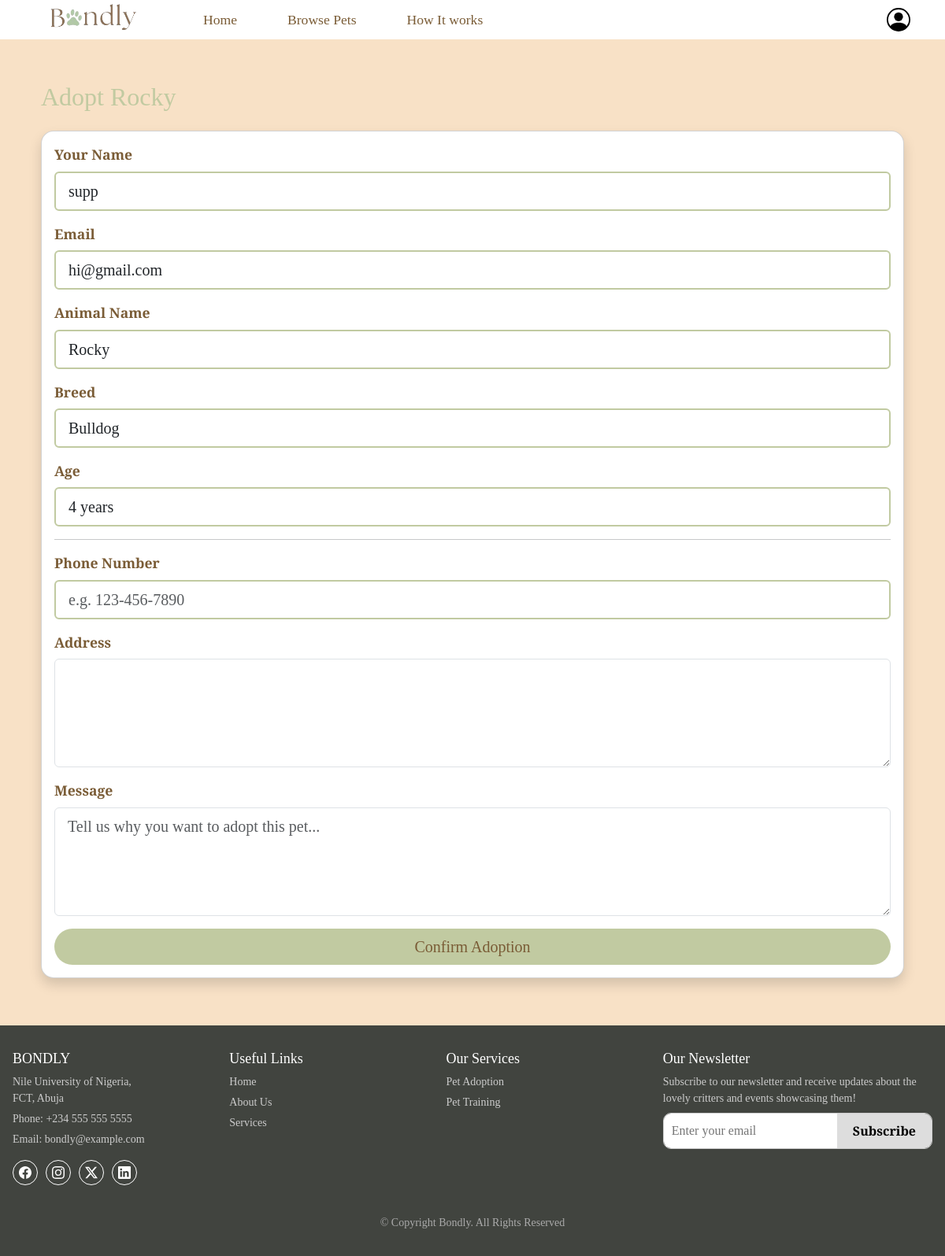
The page /adopt/3 (signed in) on the database its author committed.
### website/models.py (models this page shows)
class User(db.Model, UserMixin):
    id = db.Column(db.Integer, primary_key=True)
    name = db.Column(db.String(150), nullable=False)
    email = db.Column(db.String(150), unique=True,nullable=False)
    password = db.Column(db.String(150), nullable=False)

class Animal(db.Model):
    id = db.Column(db.Integer, primary_key=True)
    name = db.Column(db.String(100), nullable=False)
    breed = db.Column(db.String(100), nullable=False)
    age = db.Column(db.Integer, nullable=False)
    image = db.Column(db.String(100), nullable=False)
    group_id = db.Column(db.Integer, db.ForeignKey('animal_group.id'), nullable=False)

### website/views.py (the view)
@views.route('/adopt/<int:animal_id>', methods=['GET', 'POST'])
@login_required
def adopt(animal_id):
    animal = Animal.query.get_or_404(animal_id)
    if request.method == 'POST':
        phone = request.form.get('phone')
        message = request.form.get('message')
        flash(f"Thank you {current_user.name}, your request to adopt {animal.name} has been received!", "success")
        return redirect(url_for('views.browse_pets'))
    return render_template('adopt.html', animal=animal)

### website/__init__.py (called while the page is built)
def create_app():
    app = Flask(__name__)
    app.config['SECRET_KEY'] = 'heyy'
    app.config['SQLALCHEMY_DATABASE_URI'] = f'sqlite:///{DB_NAME}'
    db.init_app(app)
    from .views import views
    from .auth import auth
    app.register_blueprint(views, url_prefix="/")
    app.register_blueprint(auth, url_prefix="/")
    from .models import User
    create_database(app)
    login_manager = LoginManager()
    login_manager.login_view = 'auth.login'
    login_manager.init_app(app)
    @login_manager.user_loader
    def load_user (id):
         return User.query.get(int(id))
    @app.context_processor
    def inject_user():
        return dict(user=current_user)
    return app

### website/templates/adopt.html (shortened to what this page needs)
{% extends "base.html" %}
{% block content %}
<div class="container mt-4 adoption-form">
  <h2 class="mb-4 adopt-animal">Adopt {{ animal.name }}</h2>
  <div class="card shadow rounded-4">
    <div class="card-body">
      <form method="POST" action="{{ url_for('views.adopt', animal_id=animal.id) }}">
        <div class="mb-3">
          <label class="form-label">Your Name</label>
          <input type="text" class="form-control form-control-lg rounded" value="{{ current_user.name }}" readonly>
        </div>
        <div class="mb-3">
          <label class="form-label">Email</label>
          <input type="email" class="form-control form-control-lg rounded" value="{{ current_user.email }}" readonly>
        </div>
        <div class="mb-3">
          <label class="form-label">Animal Name</label>
          <input type="text" class="form-control form-control-lg rounded" value="{{ animal.name }}" readonly>
        </div>
        <div class="mb-3">
          <label class="form-label">Breed</label>
          <input type="text" class="form-control form-control-lg rounded" value="{{ animal.breed }}" readonly>
        </div>
        <div class="mb-3">
          <label class="form-label">Age</label>
          <input type="text" class="form-control form-control-lg rounded" value="{{ animal.age }} years" readonly>
        </div>
        <hr>
        <div class="mb-3">
          <label for="phone" class="form-label">Phone Number</label>
          <input type="tel" class="form-control form-control-lg rounded" id="phone" name="phone" placeholder="e.g. 123-456-7890" required>
        </div>
        <div class="mb-3">
          <label for="message" class="form-label">Address</label>
          <textarea class="form-control form-control-lg rounded" id="message" name="message" rows="4"
             required></textarea>
        </div>
        <div class="mb-3">
          <label for="message" class="form-label">Message</label>
          <textarea class="form-control form-control-lg rounded" id="message" name="message" rows="4"
            placeholder="Tell us why you want to adopt this pet..." required></textarea>
        </div>
        <button type="submit" class="btn btn-success btn-lg w-100 rounded-pill adopt-btn">Confirm Adoption</button>
      </form>
    </div>
  </div>
</div>
{% endblock %}

### website/static/css/style.css (style rules this page uses)
:root { --sand-color: #f8e1c6; --text-color: #7a5c36; --accent-color: #c1caa1; --white-color: #ffffff; --footer-color: #41443f; --another-color: #ebe9e5; }
body { padding-top: 70px; background-color: var(--sand-color) !important; font-family: "Libre Baskerville", serif !important; font-weight: 400 !important; font-style: normal !important; }
.adoption-form { padding: 10px; margin-bottom: 50px; }
.adoption-form .adopt-animal { color: var(--accent-color); }
.adoption-form input { border: var(--accent-color) 2px solid; }
.adopt-btn { background-color: var(--accent-color) !important; border: var(--accent-color) !important; color: var(--text-color) !important; }
.adoption-form .form-label { font-weight: 600; font-size: 1.1rem; color: var(--text-color); }

### rows shown on the page
User: name "supp", email "hi@gmail.com"
Animal: name "Rocky", breed "Bulldog", age "4 years"
